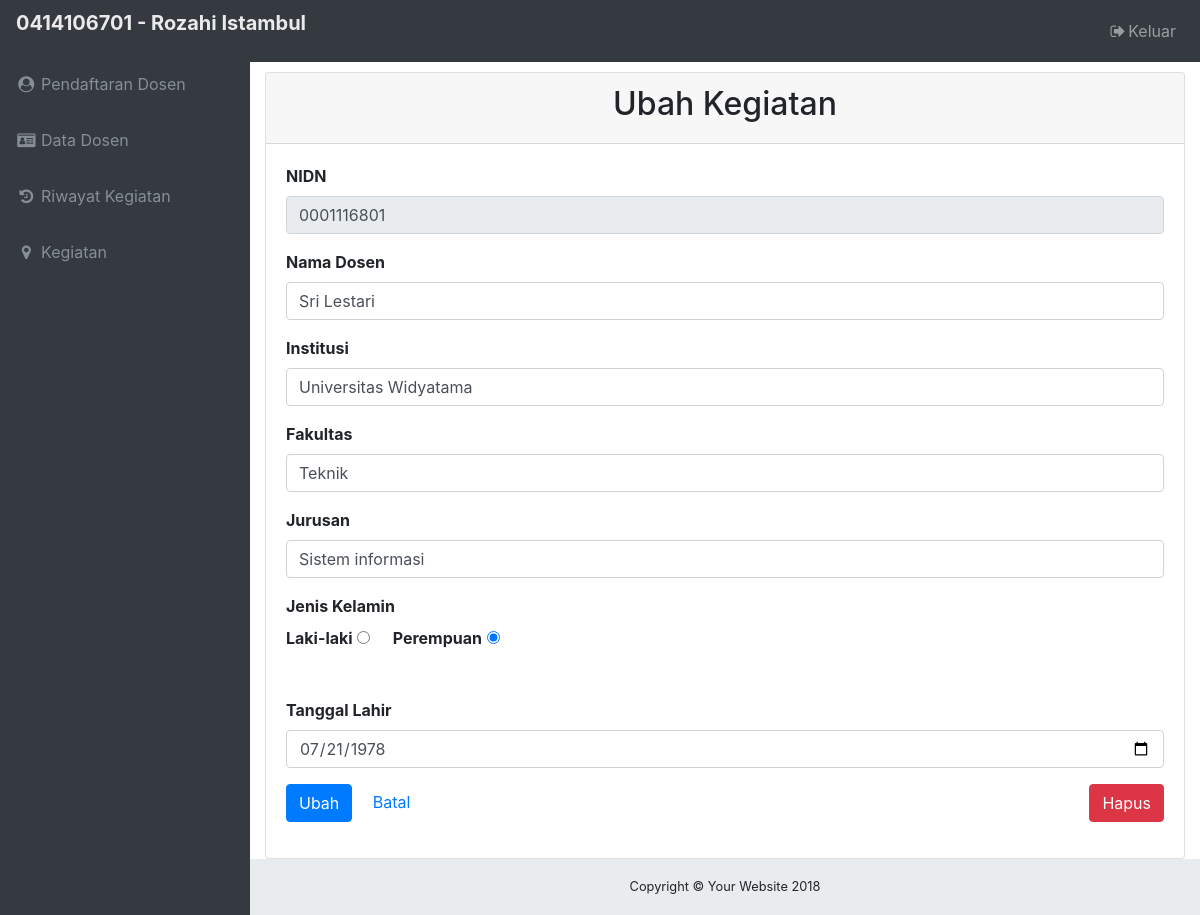
The page /edit-data-dosen.php?nidn=0001116801 (signed in) on the database its author committed.
### tables this page shows
CREATE TABLE `dosen` (
  `nidn` varchar(20) NOT NULL,
  `nama_dosen` varchar(50) NOT NULL,
  `institusi` varchar(50) NOT NULL,
  `fakultas` varchar(50) NOT NULL,
  `jurusan` varchar(50) NOT NULL,
  `jenis_kelamin` varchar(11) NOT NULL,
  `tanggal_lahir` date NOT NULL,
  `password` varchar(50) NOT NULL
);

### edit-data-dosen.php (the view, shortened to what this page needs)
<?php
include("koneksi.php");
if(isset($_SESSION['admin'])) {
?>
<html>
<head>
  <?php include "komponen/komponen-head.php"; ?>
</head>
<body class="fixed-nav sticky-footer bg-dark" id="page-top">
  <?php include "komponen/menu.php"; ?>
  <div class="content-wrapper">
    <?php
    if($_SESSION['admin'] == '0414106701'){
      $sql = "select * from dosen where nidn = ".$_GET['nidn']."";
      $query = mysqli_query($con, $sql);
      if ($query) {
        $data = mysqli_fetch_array($query);
        function checkLaki($jenkel){
          $check = '';
          return $check;
        }
        function checkPerempuan($jenkel){
          $check = '';
          if($jenkel === 'Perempuan'){
            $check = 'checked';
          }
          return $check;
        }
          echo"
          <div class='container'>
          <div class='card'>
            <div class='card-header'>
              <h2 class='text-center'>Ubah Kegiatan</h2>
            </div>
            <div class='card-body'>
              <form method='POST' action='aksi.php?aksi=edit-dosen'>
                <div class='form-group'>
                  <label for='nidn'>NIDN</label>
                  <input type='text' class='form-control' id='nidn' name='nidn' aria-describedby='emailHelp' placeholder='NIDN' required readonly value='".$data['nidn']."'>
                </div>
                <div class='form-group'>
                  <label for='nama_dosen'>Nama Dosen</label>
                  <input type='text' class='form-control' id='nama_dosen' name='nama_dosen' aria-describedby='emailHelp' autofocus required value='".$data['nama_dosen']."'>
                </div>
                <div class='form-group'>
                  <label for='institusi'>Institusi</label>
                  <input type='text' class='form-control' id='institusi' name='institusi' aria-describedby='emailHelp' required value='".$data['institusi']."'>
                </div>
                <div class='form-group'>
                  <label for='fakultas'>Fakultas</label>
                  <input type='text' class='form-control' id='fakultas' name='fakultas' aria-describedby='emailHelp' required value='".$data['fakultas']."'>
                </div>
                <div class='form-group'>
                  <label for='jurusan'>Jurusan</label>
                  <input type='text' class='form-control' id='jurusan' name='jurusan' aria-describedby='emailHelp' required value='".$data['jurusan']."'>
                </div>
                  <div class='form-group'>
                  <label for='jenis_kelamin'>Jenis Kelamin</label><br>
                    <label for='laki'>Laki-laki</label>
                      <input type='radio' id='laki' name='jenis_kelamin' value='Laki - Laki' ".checkLaki($data['jenis_kelamin']).">
                    <label for='perempuan'>Perempuan</label>
                      <input type='radio' id='perempuan' name='jenis_kelamin' value='Perempuan' ".checkPerempuan($data['jenis_kelamin'])."><br><br>
                </div>
                <div class='form-group'>
                  <label for='tanggal_lahir'>Tanggal Lahir</label>
                  <input type='date' class='form-control' id='tanggal_lahir' name='tanggal_lahir' aria-describedby='emailHelp' required value='".$data['tanggal_lahir']."'>
                </div>
              </form>
            <div class='form-row'>
              <div class='form-group col-md-12'>
                <button type='button' class='btn btn-primary' data-toggle='modal' data-target='#exampleModal'>Ubah</button>
                <a href='daftar_dosen.php' class='mt-5 ml-3'>Batal</a>
              ";
              if($data['nidn'] != '0414106701'){
                echo"
                  <button type='button' class='btn btn-danger float-right' data-toggle='modal' data-target='#modalHapus'>Hapus</button>
                  <div class='modal fade' id='modalHapus' tabindex='-1' role='dialog' aria-labelledby='modalHapuslabel' aria-hidden='true'>
                    <div class='modal-dialog' role='document'>
                      <div class='modal-content'>
                        <div class='modal-header'>
                          <h5 class='modal-title' id='modalHapuslabel'>Hapus Kegiatan</h5>
                          <button type='button' class='close' data-dismiss='modal' aria-label='Close'>
                            <span aria-hidden='true'>&times;</span>
                          </button>
                        </div>
                        <div class='modal-body'>
                          Apakah Anda Yakin Akan Menghapus Data Ini?
                        </div>
                        <div class='modal-footer'>
                          <button type='button' class='btn btn-secondary' data-dismiss='modal'>Batal</button>
                          <a href='aksi.php?aksi=hapus-dosen&nidn=".$data['nidn']."'><button type='submit' class='btn btn-danger'>Hapus</button></a>
                        </div>
                      </div>
                    </div>
                  </div>
                  ";
                }
                echo"
              </div>
            </div>
          </div>
          </div>
          </div>
        ";
      }
    }
    else{
      echo"Mohon Akses Halaman Data Dosen Terlebih Dahulu";
    }
    ?>
    <?php include "komponen/footer.php" ?>
  </div>
  </body>
</html>
<?php
}
else{
    header("location:masuk.php");
}
?>

### komponen/menu.php (shortened to what this page needs)
<?php
include "koneksi.php";
?>
<nav class="navbar navbar-expand-lg navbar-dark bg-dark fixed-top" id="mainNav">
    <?php
    $query = mysqli_query($con, "select nidn, nama_dosen from dosen where nidn = '".$_SESSION['admin']."'");
    $nidn = mysqli_fetch_array($query);
    echo"<p class='judul'>". $nidn['nidn']." - ". $nidn['nama_dosen']."</p>";
    ?>
    <div class="collapse navbar-collapse" id="navbarResponsive">
      <ul class="navbar-nav navbar-sidenav" id="exampleAccordion">
        <?php
          if($nidn['nidn'] == '0414106701'){
            echo "
            <li class='nav-item' data-toggle='tooltip' data-placement='right' title='Pendaftaran Dosen'>
              <a class='nav-link' href='dosen.php'>
                <i class='fa fa-fw fa-user-circle'></i>
                <span class='nav-link-text'>Pendaftaran Dosen</span>
              </a>
            </li>
            <li class='nav-item' data-toggle='tooltip' data-placement='right' title='Data Dosen'>
              <a class='nav-link' href='daftar_dosen.php'>
                <i class='fa fa-fw fa-id-card'></i>
                <span class='nav-link-text'>Data Dosen</span>
              </a>
            </li>
            ";
          }
        ?>
        <li class='nav-item' data-toggle='tooltip' data-placement='right' title='Riwayat Kegiatan'>
          <a class='nav-link' href='monitoring_kegiatan.php'>
            <i class='fa fa-fw fa-history'></i>
            <span class='nav-link-text'>Riwayat Kegiatan</span>
          </a>
        </li>
        <li class="nav-item" data-toggle="tooltip" data-placement="right" title="Kegiatan">
          <a class="nav-link" href="kegiatan.php">
            <i class="fa fa-fw fa-map-marker"></i>
            <span class="nav-link-text">Kegiatan</span>
          </a>
        </li>
      </ul>
      <ul class="navbar-nav ml-auto">
        <li class="nav-item">
          <a class="nav-link" data-toggle="modal" data-target="#modalLogout">
            <i class="fa fa-fw fa-sign-out"></i>Keluar</a>
        </li>
      </ul>
    </div>
  </nav>

### css/sb-admin.css (style rules this page uses)
html { position: relative; min-height: 100%; }
body { overflow-x: hidden; }
body.sticky-footer { margin-bottom: 56px; }
body.sticky-footer .content-wrapper { min-height: calc(100vh - 56px - 56px); }
body.fixed-nav { padding-top: 56px; }
.content-wrapper { min-height: calc(100vh - 56px); padding-top: 1rem; }
#mainNav .navbar-collapse { overflow: auto; max-height: 75vh; }
#mainNav .navbar-collapse .navbar-nav .nav-item .nav-link { cursor: pointer; }
@media (min-width: 992px) { #mainNav .navbar-collapse { overflow: visible; max-height: none; } }
@media (min-width: 992px) { #mainNav .navbar-collapse .navbar-sidenav { position: absolute; top: 0; left: 0; -webkit-flex-direction: column; -ms-flex-direction: column; flex-direction: column; margin-top: 56px; } }
@media (min-width: 992px) { #mainNav .navbar-collapse .navbar-sidenav > .nav-item { width: 250px; padding: 0; } }
@media (min-width: 992px) { #mainNav .navbar-collapse .navbar-sidenav > .nav-item > .nav-link { padding: 1em; } }
@media (min-width: 992px) { #mainNav.fixed-top .navbar-sidenav { height: calc(100vh - 112px); } }
.content-wrapper { overflow-x: hidden; background: white; }
@media (min-width: 992px) { .content-wrapper { margin-left: 250px; } }
#mainNav.navbar-dark .navbar-collapse .navbar-sidenav > .nav-item > .nav-link { color: #868e96; }
@media (min-width: 992px) { #mainNav.navbar-dark .navbar-collapse .navbar-sidenav { background: #343a40; } }

### css/kostum.css (style rules this page uses)
body { background-color: #eaeaea !important; }
label { font-weight: bold; }
.judul { font-weight: bold; font-size: 20px; color: #eaeaea; }

### rows shown on the page
dosen: nidn "0414106701", nama_dosen "Rozahi Istambul"
dosen: nidn "0001116801", nama_dosen "Sri Lestari", institusi "Universitas Widyatama", fakultas "Teknik", jurusan "Sistem informasi", tanggal_lahir "07/21/1978"
